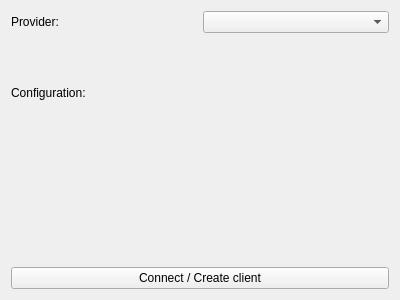
<?xml version="1.0" encoding="UTF-8"?>
<ui version="4.0">
 <class>ProviderSelector</class>
 <widget class="QWidget" name="ProviderSelector">
  <property name="geometry">
   <rect>
    <x>0</x>
    <y>0</y>
    <width>400</width>
    <height>300</height>
   </rect>
  </property>
  <property name="windowTitle">
   <string>ProviderSelector</string>
  </property>
  <layout class="QVBoxLayout" name="verticalLayout">
   <item>
    <layout class="QHBoxLayout" name="horizontalLayout">
     <item>
      <widget class="QLabel" name="label">
       <property name="text">
        <string>Provider:</string>
       </property>
      </widget>
     </item>
     <item>
      <widget class="QComboBox" name="comboBox"/>
     </item>
    </layout>
   </item>
   <item>
    <widget class="QLabel" name="label_2">
     <property name="text">
      <string>Configuration:</string>
     </property>
    </widget>
   </item>
   <item>
    <widget class="QWidget" name="widget" native="true"/>
   </item>
   <item>
    <widget class="QPushButton" name="pushButton">
     <property name="text">
      <string>Connect / Create client</string>
     </property>
    </widget>
   </item>
  </layout>
 </widget>
 <layoutdefault spacing="6" margin="11"/>
 <resources/>
 <connections/>
</ui>
